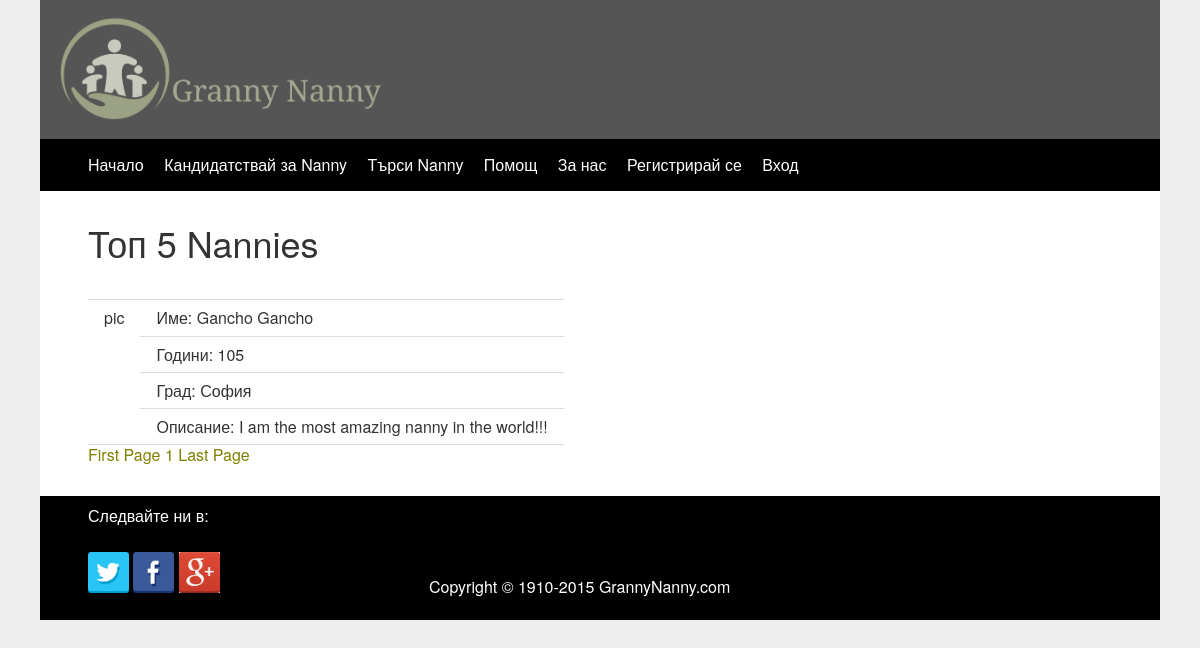
/nanny_search.php, run on the app's committed database.
### tables this page shows
CREATE TABLE IF NOT EXISTS `parenuser` (
  `userID` int(11) NOT NULL,
  `firstname` varchar(255) NOT NULL,
  `lastname` varchar(255) NOT NULL,
  `email` varchar(255) NOT NULL,
  `city` varchar(255) NOT NULL,
  `address` varchar(255) NOT NULL,
  `pass` varchar(200) NOT NULL,
  `gender` varchar(255) NOT NULL,
  `pid` varchar(255) NOT NULL,
  `workout` varchar(255) NOT NULL,
  `work_status` varchar(200) NOT NULL,
  `education` varchar(255) NOT NULL,
  `motivation` varchar(255) NOT NULL,
  `status` varchar(255) NOT NULL,
  `photoname` varchar(255) NOT NULL,
  `photo` blob NOT NULL,
  `tel` varchar(255) NOT NULL,
  `age` int(11) NOT NULL
);

### nanny_search.php (the view, shortened to what this page needs)
<?php
$conn = new mysqli('localhost', 'root', '', 'grannynanny');
$conn ->set_charset("utf8");
?>
<!DOCTYPE html>
<html lang="en">
	<head>
		<link rel="stylesheet" href="assets/css/###.css">
	</head>
	<body>
		<div class="container">
			<?php include 'includes/header.php';?>
			<div class="content">
				<h1>Топ 5 Nannies</h1>
					<?php
					$per_page=4;
						if (isset($_GET['page'])) {
						$page = $_GET['page'];
						}
						else {
						$page=1;
						}
						$start_from = ($page-1) * $per_page;
					$tableQuery = mysqli_query($conn, "SELECT * FROM parenuser where status='nanny' LIMIT $start_from, $per_page")or die("Стана грешкка " . mysql_error());
					while($row = mysqli_fetch_array($tableQuery)) { ?>
					<br>
					<table>
					<tbody>
						<tr>
							<td rowspan="6">
								pic
							</td>
							<td>
								Име:
								<?php
								echo $row['firstname']. " ". $row['lastname']; ?>
							</td>
						</tr>
						<tr>
							<td>
								Години:
								<?php if($row['pid'] != '') {
									echo date('Y')-(intval($row['pid']/100000000) + 1900);
									} else
									{
										echo '-';
										} ?>
							</td>
						</tr>
						<tr>
							<td>
								Град:
								<?php echo $row['city']; ?>
							</td>
						</tr>
						<tr>
							<td>
								Описание:
								<?php echo $row['motivation']; ?>
							</td>
						</tr>
					</tbody>
				</table>
<?php } ?>
<?php
$query = "SELECT * FROM parenuser WHERE status='nanny'";
$result = mysqli_query($db, $query);
$total_records = mysqli_num_rows($result);
$total_pages = ceil($total_records / $per_page);
echo "<a href='nanny_search.php?page=1'>".'First Page'."</a> ";
for ($i=1; $i<=$total_pages; $i++) {
echo "<a href='nanny_search.php?page=".$i."'>".$i."</a> ";
};
echo "<a href='nanny_search.php?page=$total_pages'>".'Last Page'."</a> ";
?>
			</div>
			</div>
			<div class="container">
				<?php include 'includes/footer.php';?>
			</div>
		</body>
	</html>

### assets/css/main_style.css (style rules this page uses)
body { margin: 0; padding-bottom: 1em; color: #333; background-color: #eee ; font: 1em/1.2 "Helvetica Neue", Helvetica, Arial, Geneva, sans-serif; }
h1,h2,h3,h4,h5,h6 { margin: 0 0 .5em; font-weight: 500; line-height: 1.1; }
h1 { font-size: 2.25em; }
table { background-color: transparent; border-spacing: 0; border-collapse: collapse; border-top: 1px solid #ddd; }
th, td { padding: .5em 1em; vertical-align: top; text-align: left; border-bottom: 1px solid #ddd; }
.container { max-width: 70em; margin: 0 auto; }
.content { overflow: hidden; padding: 1em 1.25em; background-color: #fff; }
a { color: olive;; }
a { text-decoration: none; }
@media (min-width: 55em) { .content { padding: 2em 3em; } }

### data on the page
parenuser: firstname "Gancho", lastname "Gancho", city "София", motivation "I am the most amazing nanny in the world!!!"
